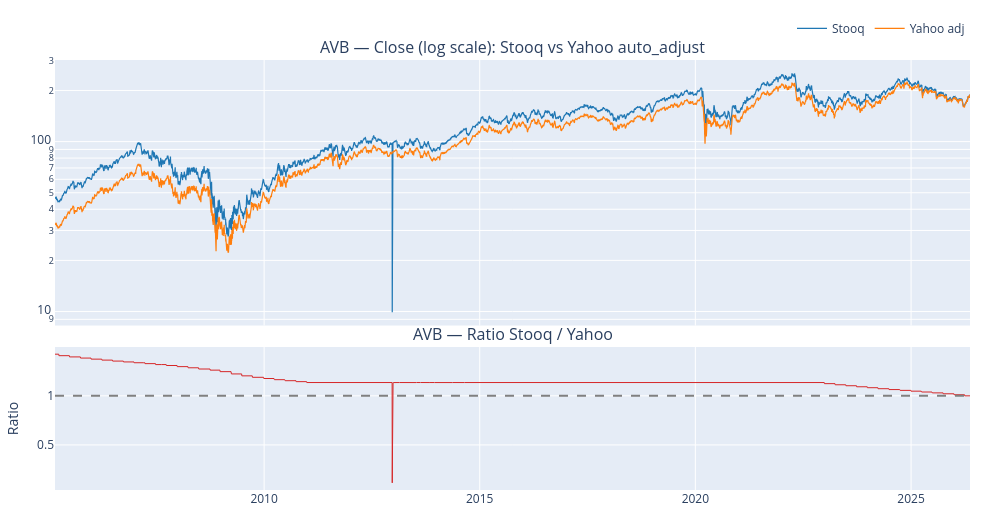
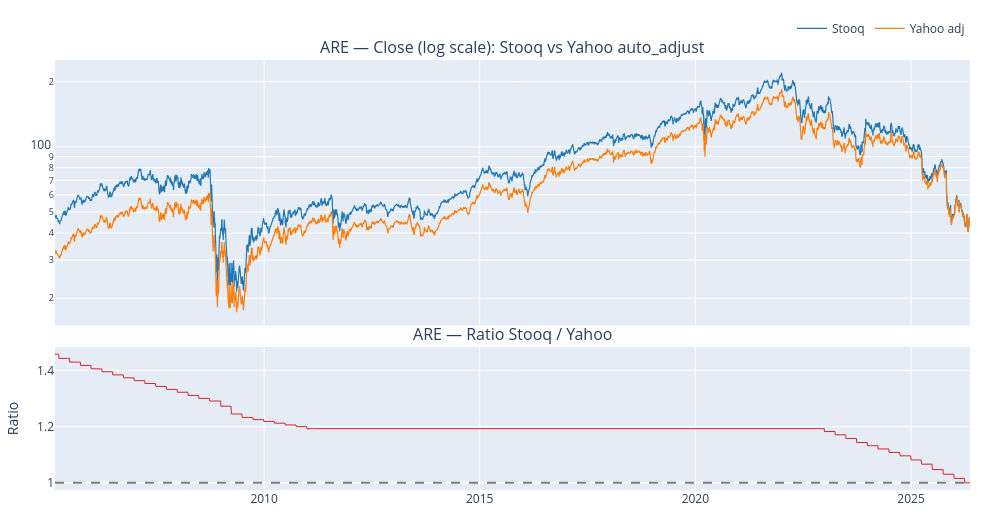
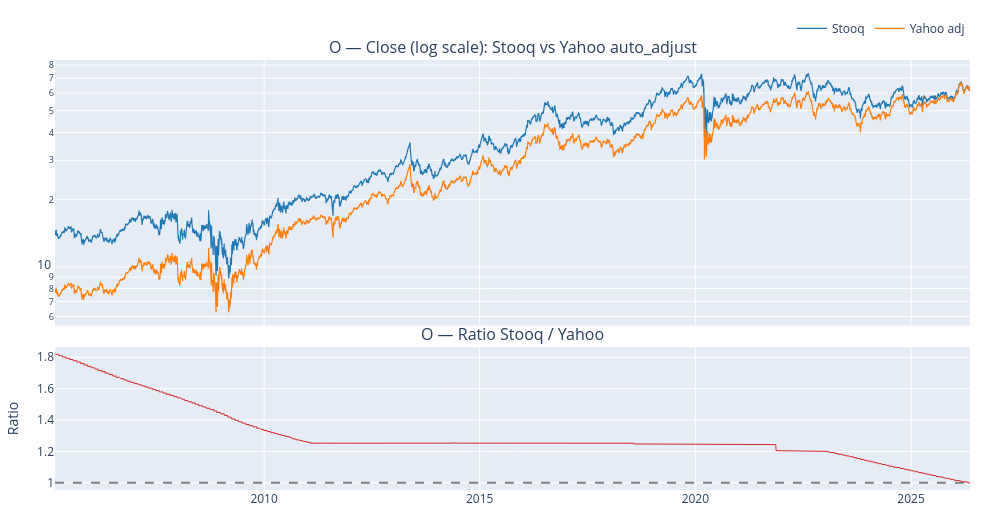
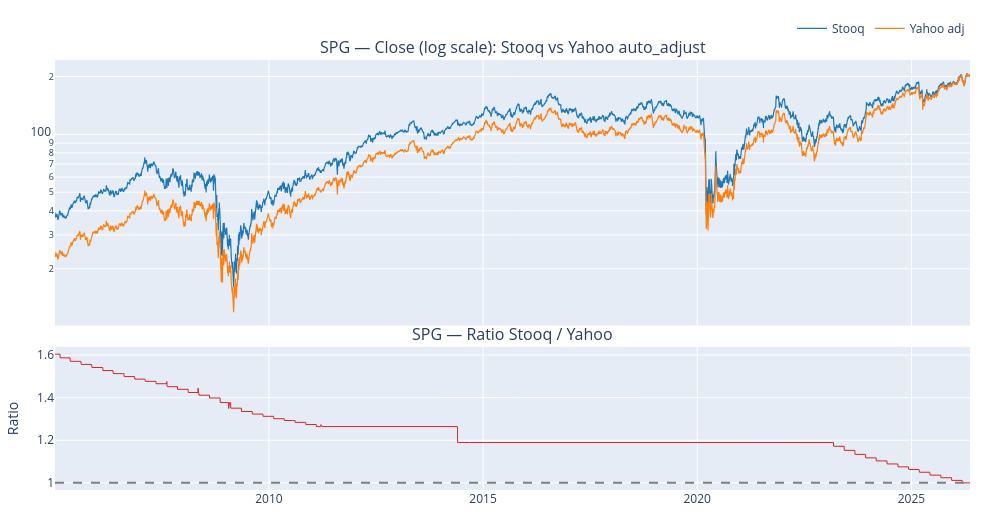

Notebook code cell kept with these figures, in order:
### Code cell
for t, df in frames.items():
    plot_compare(t, df).show()

### Figure 1 — Plotly figure (JSON) as saved in the notebook; plotly's stock layout.template omitted (floating-point values rounded to 4 significant figures; data arrays with more than 128 entries replaced by an {"elided": "..."} marker saying what was removed)
{"data": [{"line": {"color": "#1f77b4", "width": 1.2}, "name": "Stooq", "type": "scatter", "x": {"elided": "5338 str values"}, "xaxis": "x", "y": {"elided": "5338 float values"}, "yaxis": "y"}, {"line": {"color": "#ff7f0e", "width": 1.2}, "name": "Yahoo adj", "type": "scatter", "x": {"elided": "5338 str values"}, "xaxis": "x", "y": {"elided": "5338 float values"}, "yaxis": "y"}, {"line": {"color": "#d62728", "width": 1}, "name": "Ratio", "showlegend": false, "type": "scatter", "x": {"elided": "5338 str values"}, "xaxis": "x2", "y": {"elided": "5338 float values"}, "yaxis": "y2"}], "layout": {"annotations": [{"font": {"size": 16}, "showarrow": false, "text": "AVB — Close (log scale): Stooq vs Yahoo auto_adjust", "x": 0.5, "xanchor": "center", "xref": "paper", "y": 1.0, "yanchor": "bottom", "yref": "paper"}, {"font": {"size": 16}, "showarrow": false, "text": "AVB — Ratio Stooq / Yahoo", "x": 0.5, "xanchor": "center", "xref": "paper", "y": 0.3325, "yanchor": "bottom", "yref": "paper"}], "height": 520, "legend": {"orientation": "h", "x": 1, "xanchor": "right", "y": 1.04, "yanchor": "bottom"}, "margin": {"b": 30, "l": 50, "r": 30, "t": 60}, "shapes": [{"line": {"color": "gray", "dash": "dash"}, "type": "line", "x0": 0, "x1": 1, "xref": "x2 domain", "y0": 1, "y1": 1, "yref": "y2"}], "width": 1000, "xaxis": {"anchor": "y", "domain": [0, 1], "matches": "x2", "showticklabels": false}, "xaxis2": {"anchor": "y2", "domain": [0, 1]}, "yaxis": {"anchor": "x", "domain": [0.3825, 1.0], "type": "log"}, "yaxis2": {"anchor": "x2", "domain": [0, 0.3325], "title": {"text": "Ratio"}}}}

### Figure 2 — Plotly figure (JSON) as saved in the notebook; plotly's stock layout.template omitted (floating-point values rounded to 4 significant figures; data arrays with more than 128 entries replaced by an {"elided": "..."} marker saying what was removed)
{"data": [{"line": {"color": "#1f77b4", "width": 1.2}, "name": "Stooq", "type": "scatter", "x": {"elided": "5338 str values"}, "xaxis": "x", "y": {"elided": "5338 float values"}, "yaxis": "y"}, {"line": {"color": "#ff7f0e", "width": 1.2}, "name": "Yahoo adj", "type": "scatter", "x": {"elided": "5338 str values"}, "xaxis": "x", "y": {"elided": "5338 float values"}, "yaxis": "y"}, {"line": {"color": "#d62728", "width": 1}, "name": "Ratio", "showlegend": false, "type": "scatter", "x": {"elided": "5338 str values"}, "xaxis": "x2", "y": {"elided": "5338 float values"}, "yaxis": "y2"}], "layout": {"annotations": [{"font": {"size": 16}, "showarrow": false, "text": "ARE — Close (log scale): Stooq vs Yahoo auto_adjust", "x": 0.5, "xanchor": "center", "xref": "paper", "y": 1.0, "yanchor": "bottom", "yref": "paper"}, {"font": {"size": 16}, "showarrow": false, "text": "ARE — Ratio Stooq / Yahoo", "x": 0.5, "xanchor": "center", "xref": "paper", "y": 0.3325, "yanchor": "bottom", "yref": "paper"}], "height": 520, "legend": {"orientation": "h", "x": 1, "xanchor": "right", "y": 1.04, "yanchor": "bottom"}, "margin": {"b": 30, "l": 50, "r": 30, "t": 60}, "shapes": [{"line": {"color": "gray", "dash": "dash"}, "type": "line", "x0": 0, "x1": 1, "xref": "x2 domain", "y0": 1, "y1": 1, "yref": "y2"}], "width": 1000, "xaxis": {"anchor": "y", "domain": [0, 1], "matches": "x2", "showticklabels": false}, "xaxis2": {"anchor": "y2", "domain": [0, 1]}, "yaxis": {"anchor": "x", "domain": [0.3825, 1.0], "type": "log"}, "yaxis2": {"anchor": "x2", "domain": [0, 0.3325], "title": {"text": "Ratio"}}}}

### Figure 3 — Plotly figure (JSON) as saved in the notebook; plotly's stock layout.template omitted (floating-point values rounded to 4 significant figures; data arrays with more than 128 entries replaced by an {"elided": "..."} marker saying what was removed)
{"data": [{"line": {"color": "#1f77b4", "width": 1.2}, "name": "Stooq", "type": "scatter", "x": {"elided": "5338 str values"}, "xaxis": "x", "y": {"elided": "5338 float values"}, "yaxis": "y"}, {"line": {"color": "#ff7f0e", "width": 1.2}, "name": "Yahoo adj", "type": "scatter", "x": {"elided": "5338 str values"}, "xaxis": "x", "y": {"elided": "5338 float values"}, "yaxis": "y"}, {"line": {"color": "#d62728", "width": 1}, "name": "Ratio", "showlegend": false, "type": "scatter", "x": {"elided": "5338 str values"}, "xaxis": "x2", "y": {"elided": "5338 float values"}, "yaxis": "y2"}], "layout": {"annotations": [{"font": {"size": 16}, "showarrow": false, "text": "O — Close (log scale): Stooq vs Yahoo auto_adjust", "x": 0.5, "xanchor": "center", "xref": "paper", "y": 1.0, "yanchor": "bottom", "yref": "paper"}, {"font": {"size": 16}, "showarrow": false, "text": "O — Ratio Stooq / Yahoo", "x": 0.5, "xanchor": "center", "xref": "paper", "y": 0.3325, "yanchor": "bottom", "yref": "paper"}], "height": 520, "legend": {"orientation": "h", "x": 1, "xanchor": "right", "y": 1.04, "yanchor": "bottom"}, "margin": {"b": 30, "l": 50, "r": 30, "t": 60}, "shapes": [{"line": {"color": "gray", "dash": "dash"}, "type": "line", "x0": 0, "x1": 1, "xref": "x2 domain", "y0": 1, "y1": 1, "yref": "y2"}], "width": 1000, "xaxis": {"anchor": "y", "domain": [0, 1], "matches": "x2", "showticklabels": false}, "xaxis2": {"anchor": "y2", "domain": [0, 1]}, "yaxis": {"anchor": "x", "domain": [0.3825, 1.0], "type": "log"}, "yaxis2": {"anchor": "x2", "domain": [0, 0.3325], "title": {"text": "Ratio"}}}}

### Figure 4 — Plotly figure (JSON) as saved in the notebook; plotly's stock layout.template omitted (floating-point values rounded to 4 significant figures; data arrays with more than 128 entries replaced by an {"elided": "..."} marker saying what was removed)
{"data": [{"line": {"color": "#1f77b4", "width": 1.2}, "name": "Stooq", "type": "scatter", "x": {"elided": "5376 str values"}, "xaxis": "x", "y": {"elided": "5376 float values"}, "yaxis": "y"}, {"line": {"color": "#ff7f0e", "width": 1.2}, "name": "Yahoo adj", "type": "scatter", "x": {"elided": "5376 str values"}, "xaxis": "x", "y": {"elided": "5376 float values"}, "yaxis": "y"}, {"line": {"color": "#d62728", "width": 1}, "name": "Ratio", "showlegend": false, "type": "scatter", "x": {"elided": "5376 str values"}, "xaxis": "x2", "y": {"elided": "5376 float values"}, "yaxis": "y2"}], "layout": {"annotations": [{"font": {"size": 16}, "showarrow": false, "text": "SPG — Close (log scale): Stooq vs Yahoo auto_adjust", "x": 0.5, "xanchor": "center", "xref": "paper", "y": 1.0, "yanchor": "bottom", "yref": "paper"}, {"font": {"size": 16}, "showarrow": false, "text": "SPG — Ratio Stooq / Yahoo", "x": 0.5, "xanchor": "center", "xref": "paper", "y": 0.3325, "yanchor": "bottom", "yref": "paper"}], "height": 520, "legend": {"orientation": "h", "x": 1, "xanchor": "right", "y": 1.04, "yanchor": "bottom"}, "margin": {"b": 30, "l": 50, "r": 30, "t": 60}, "shapes": [{"line": {"color": "gray", "dash": "dash"}, "type": "line", "x0": 0, "x1": 1, "xref": "x2 domain", "y0": 1, "y1": 1, "yref": "y2"}], "width": 1000, "xaxis": {"anchor": "y", "domain": [0, 1], "matches": "x2", "showticklabels": false}, "xaxis2": {"anchor": "y2", "domain": [0, 1]}, "yaxis": {"anchor": "x", "domain": [0.3825, 1.0], "type": "log"}, "yaxis2": {"anchor": "x2", "domain": [0, 0.3325], "title": {"text": "Ratio"}}}}
